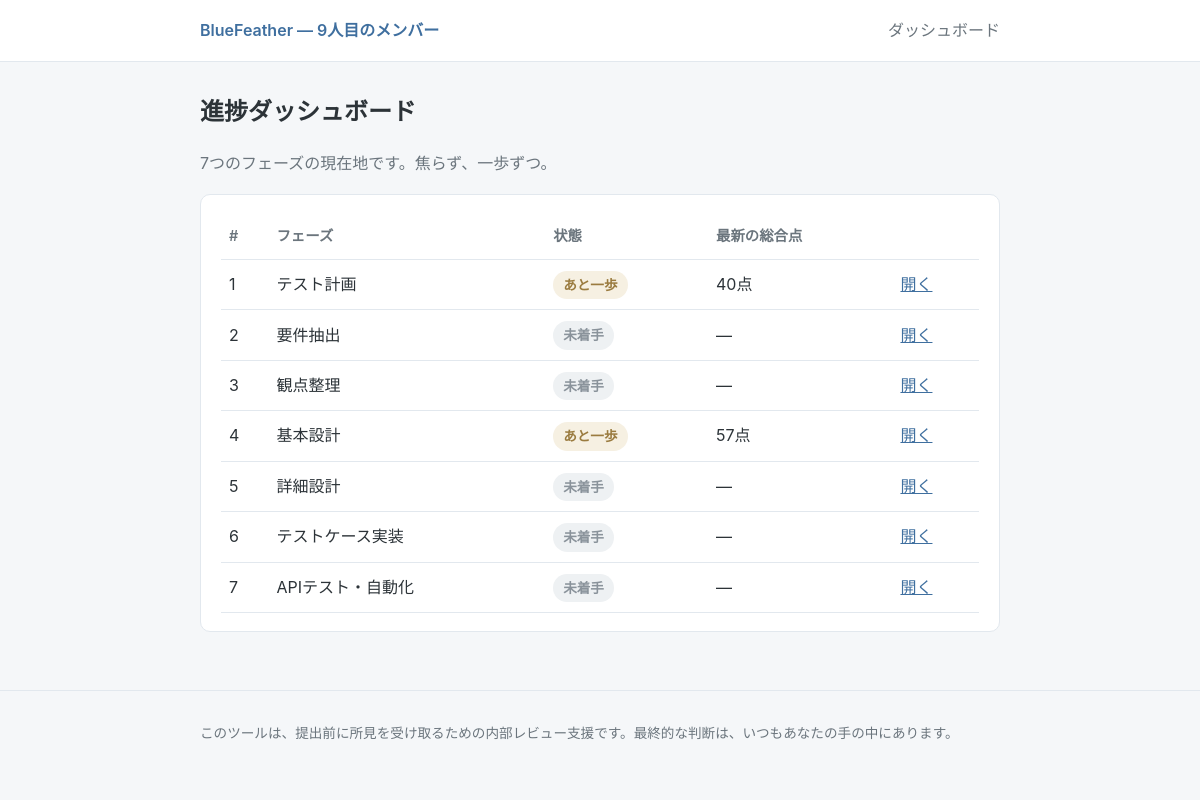
The page / on the database its author committed.
### tables this page shows
CREATE TABLE phases (
  id INTEGER PRIMARY KEY, key TEXT UNIQUE, name TEXT, order_no INTEGER,
  pass_threshold REAL, rubric_weight REAL, coverage_weight REAL
);

### app/main.py (the view)
@app.get("/", response_class=HTMLResponse)
def dashboard(request: Request):
    conn = get_connection()
    try:
        phases = repository.get_all_phases(conn)
        view = []
        for p in phases:
            gate = repository.get_gate_status(conn, p["id"])
            latest = repository.get_latest_review_for_phase(conn, p["id"])
            cls, label = _phase_status(gate, latest)
            view.append({
                **p,
                "status_class": cls,
                "status_label": label,
                "latest_score": _score_disp(latest["total_score"]) if latest else "—",
            })
    finally:
        conn.close()
    return _TEMPLATES.TemplateResponse(request, "dashboard.html", {"phases": view})

### app/ui/templates/dashboard.html (shortened to what this page needs)
{% extends "base.html" %}
{% block content %}
<h1>進捗ダッシュボード</h1>
<p class="muted">{{ phases|length }}つのフェーズの現在地です。焦らず、一歩ずつ。</p>
<div class="card">
  <table>
    <thead>
      <tr>
        <th>#</th>
        <th>フェーズ</th>
        <th>状態</th>
        <th>最新の総合点</th>
        <th></th>
      </tr>
    </thead>
    <tbody>
      {% for p in phases %}
      <tr>
        <td>{{ p.order_no }}</td>
        <td>{{ p.name }}</td>
        <td><span class="status {{ p.status_class }}">{{ p.status_label }}</span></td>
        <td>{{ p.latest_score }}</td>
        <td><a href="/phases/{{ p.key }}">開く</a></td>
      </tr>
      {% endfor %}
    </tbody>
  </table>
</div>
{% endblock %}

### app/ui/templates/base.html (shortened to what this page needs)
<!DOCTYPE html>
<html lang="ja">
<head>
  <link rel="stylesheet" href="/static/style.css">
</head>
<body>
  <header class="site-header">
    <div class="wrap">
      <span class="brand">BlueFeather — 9人目のメンバー</span>
      <nav class="globalnav">
        <a href="/">ダッシュボード</a>
      </nav>
    </div>
  </header>
  <main class="wrap">
    {% block content %}{% endblock %}
  </main>
  <footer class="site-footer">
    <div class="wrap">
      <p>このツールは、提出前に所見を受け取るための内部レビュー支援です。最終的な判断は、いつもあなたの手の中にあります。</p>
    </div>
  </footer>
</body>
</html>

### app/ui/static/style.css (style rules this page uses)
:root { --bg: #f5f7f9; --surface: #ffffff; --text: #2c3338; --muted: #6b757d; --border: #e2e8ee; --accent: #3f6f9f; --accent-soft: #eef3f8; --open: #3f7f6f; --open-bg: #e9f3ef; --near: #9a7b3f; --near-bg: #f6f0e2; --todo: #8a939b; --todo-bg: #eef1f3; }
* { box-sizing: border-box; }
body { margin: 0; background: var(--bg); color: var(--text); font-family: -apple-system, BlinkMacSystemFont, "Segoe UI", "Hiragino Kaku Gothic ProN", "Yu Gothic UI", Meiryo, sans-serif; line-height: 1.8; }
.wrap { width: 100%; max-width: 840px; margin: 0 auto; padding: 0 20px; }
.site-header { background: var(--surface); border-bottom: 1px solid var(--border); }
.site-header .wrap { display: flex; align-items: center; justify-content: space-between; padding-top: 16px; padding-bottom: 16px; }
.brand { font-weight: 600; color: var(--accent); }
.globalnav a { color: var(--muted); text-decoration: none; }
main.wrap { padding-top: 28px; padding-bottom: 40px; }
h1 { font-size: 1.5rem; margin: 0 0 0.6em; }
a { color: var(--accent); }
.site-footer { border-top: 1px solid var(--border); color: var(--muted); font-size: 0.85rem; }
.site-footer .wrap { padding-top: 16px; padding-bottom: 24px; }
.card { background: var(--surface); border: 1px solid var(--border); border-radius: 10px; padding: 18px 20px; margin-bottom: 18px; }
table { width: 100%; border-collapse: collapse; }
th, td { text-align: left; padding: 10px 8px; border-bottom: 1px solid var(--border); }
th { color: var(--muted); font-weight: 600; font-size: 0.9rem; }
.status { display: inline-block; padding: 2px 10px; border-radius: 999px; font-size: 0.85rem; font-weight: 600; }
.status-near { color: var(--near); background: var(--near-bg); }
.status-todo { color: var(--todo); background: var(--todo-bg); }
.muted { color: var(--muted); }

### rows shown on the page
phases: order_no "1", name "テスト計画", status_label "あと一歩", latest_score "40点"
phases: order_no "2", name "要件抽出", status_label "未着手", latest_score "—"
phases: order_no "3", name "観点整理", status_label "未着手", latest_score "—"
phases: order_no "4", name "基本設計", status_label "あと一歩", latest_score "57点"
phases: order_no "5", name "詳細設計", status_label "未着手", latest_score "—"
phases: order_no "6", name "テストケース実装", status_label "未着手", latest_score "—"
phases: order_no "7", name "APIテスト・自動化", status_label "未着手", latest_score "—"

### other values the page prints
{{ phases|length }} "7"
